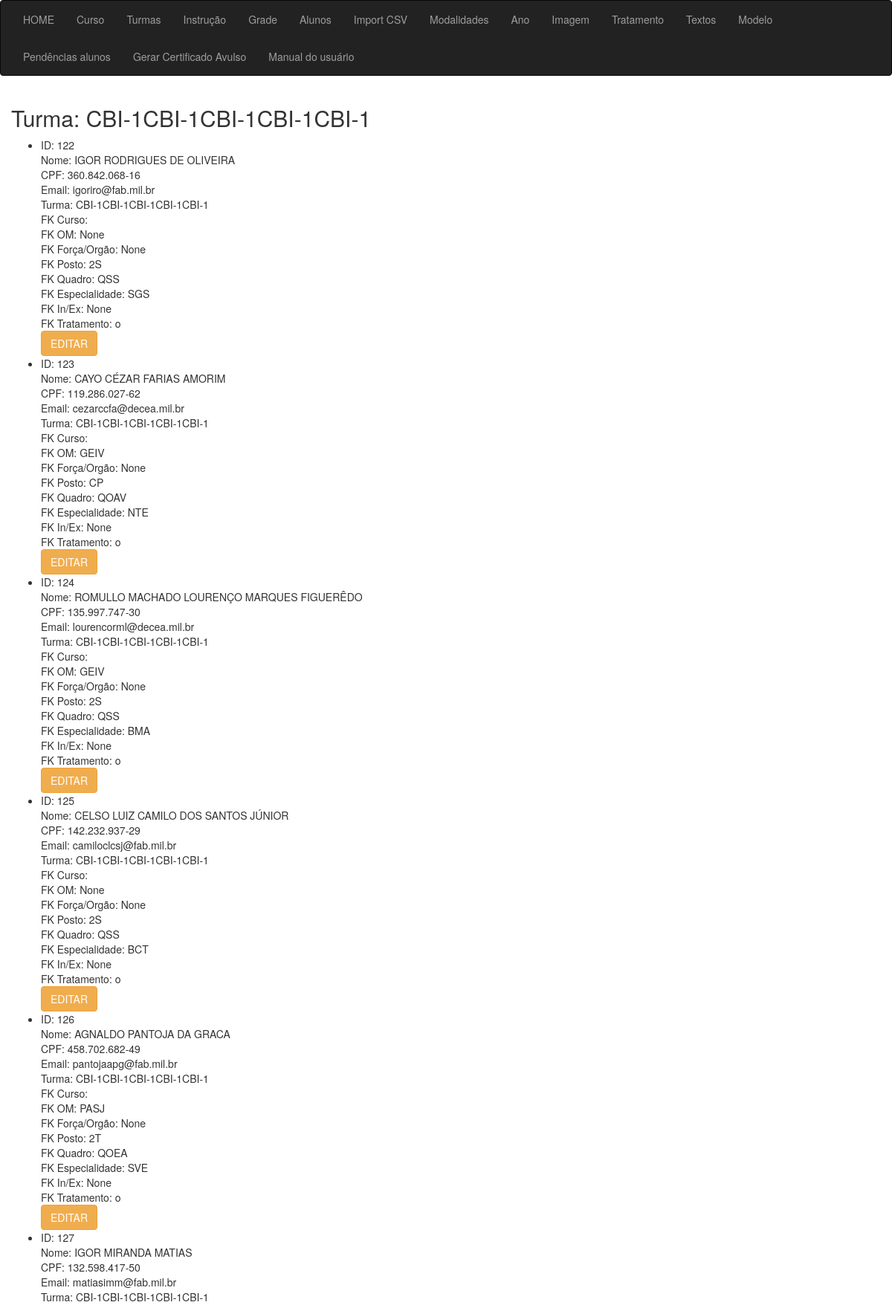
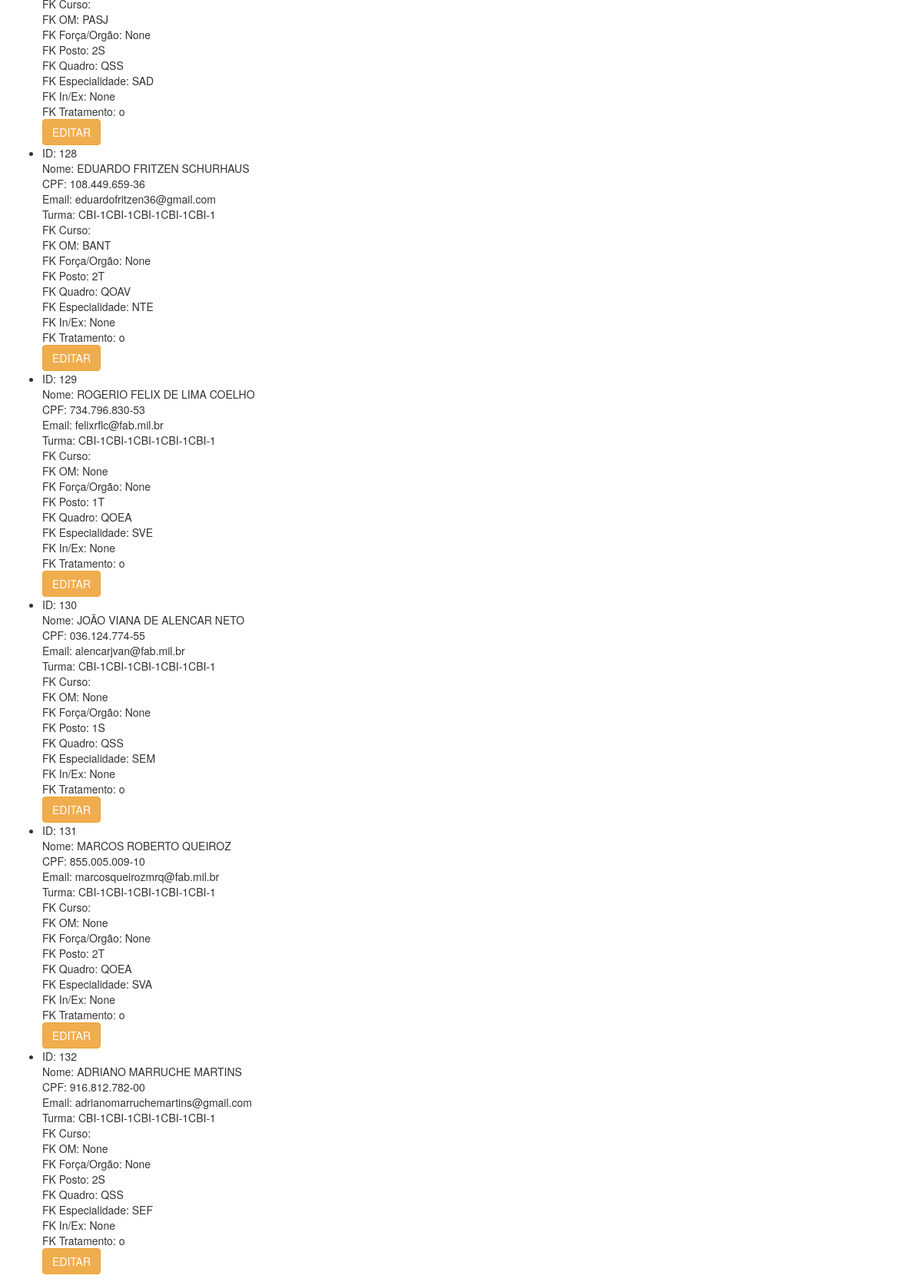
Before: /sgc_certificado_lista/ with the older database file (2 pictures, top to bottom).
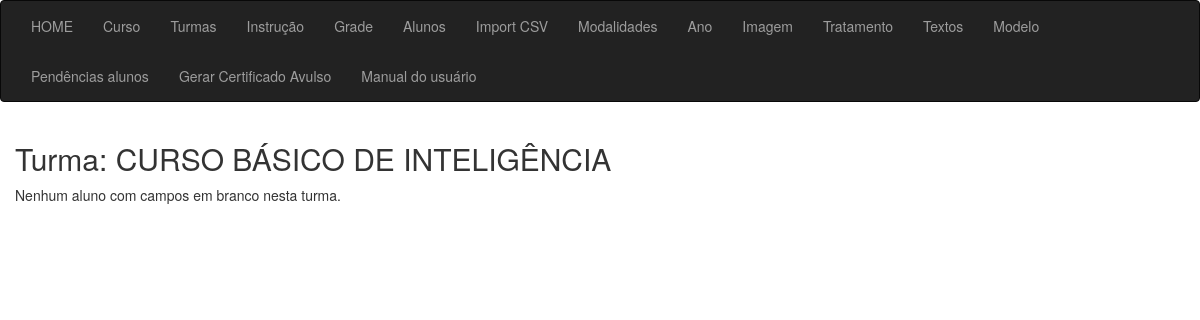
After: the same page with the newer database file.
### app_cert/models.py (models this page shows)
class Turma(models.Model):
    id = models.AutoField(primary_key=True)
    fk_ano_curso = models.ForeignKey(Ano, on_delete=models.CASCADE, verbose_name="FK Ano do Curso")
    fk_curso = models.ForeignKey(Curso, on_delete=models.CASCADE, verbose_name="FK Curso")
    fk_tipo = models.ForeignKey(Tipo, on_delete=models.CASCADE, verbose_name="FK Tipo: EAD - Presencial")
    fk_modelo = models.ForeignKey(Modelo, on_delete=models.CASCADE, verbose_name="FK Modelo: Certificado/Honra/Participação")
    fk_assinaturas_ch = models.ForeignKey(Imagem, on_delete=models.CASCADE, verbose_name="FK Assinaturas CH", related_name='fk_imagem_ch', null=True)
    fk_assinaturas_dpl = models.ForeignKey(Imagem, on_delete=models.CASCADE, verbose_name="FK Chefe de divisão", related_name='fk_imagem_dpl',null=True)
    fk_img_frente = models.ForeignKey(Imagem, on_delete=models.CASCADE, verbose_name="FK Frente", related_name='fk_img_frente',null=True)
    fk_img_fundo = models.ForeignKey(Imagem, on_delete=models.CASCADE, verbose_name="FK Fundo", related_name='fk_img_fundo',null=True)
    turma_sgc = models.CharField(max_length=50, verbose_name="Descrição conforme arquivo da SGC Intraer:")
    turma = models.CharField(max_length=50, verbose_name="Descrição que irá aparecer no certificado:")
    data_turma_interno = models.CharField(max_length=200, verbose_name="Texto data alunos Internos", null=True, blank=True)
    data_turma_externo = models.CharField(max_length=200, verbose_name="Texto data alunos Externos", null=True, blank=True)
    create_at = models.DateTimeField(auto_now_add=True, null=True)
    def __str__(self):
        return str(self.turma)
    class Meta:
        verbose_name = 'Turma'
        verbose_name_plural = 'Turmas'
        ordering = ['create_at']

class Aluno(models.Model):
    id = models.AutoField(primary_key=True)
    fk_status = models.ForeignKey(Status, on_delete=models.PROTECT, verbose_name="FK Status", null=True)
    fk_turma = models.ForeignKey(Turma, on_delete=models.PROTECT, verbose_name="FK Turma", null=True)
    fk_om = models.ForeignKey(Om, on_delete=models.PROTECT, verbose_name="FK OM", null=True)
    fk_forca_orgao = models.ForeignKey(Forca_Orgao, on_delete=models.PROTECT, verbose_name="FK Força/Orgão", null=True)
    fk_posto = models.ForeignKey(Posto, on_delete=models.PROTECT, verbose_name="FK Posto", null=True)
    fk_quadro = models.ForeignKey(Quadro, on_delete=models.PROTECT, verbose_name="FK Quadro", null=True)
    fk_especialidade = models.ForeignKey(Especialidade, on_delete=models.PROTECT, verbose_name="FK Especialidade", null=True)
    fk_in_ex = models.ForeignKey(In_Ex, on_delete=models.CASCADE, verbose_name="FK Tipo do Aluno - Interno/Externo", null=True)
    fk_tratamento = models.ForeignKey(Tratamento, on_delete=models.CASCADE, verbose_name="FK Tratamento", null=True)
    aluno_nome = models.CharField(max_length=100, verbose_name="Nome do Aluno")
    aluno_cpf = models.CharField(max_length=14, verbose_name="CPF", null=True)
    aluno_email = models.CharField(max_length=50, verbose_name="Email do Aluno", null=True)
    aluno_nota = models.CharField(max_length=5, verbose_name="Nota do Aluno", null=True, blank=True)
    codigo_hash = models.CharField(max_length=20,verbose_name="Código de Verificação", null=True, blank=True)
    qrcode = models.CharField(max_length=100,verbose_name="QrCode", null=True, blank=True)
    def __str__(self):
        return f"{self.id} - {self.aluno_nome}"
    class Meta:
        verbose_name = 'Aluno'
        verbose_name_plural = 'Alunos'
        ordering = ['id']

class Posto(models.Model):
    id = models.AutoField(primary_key=True)
    fk_forca_orgao = models.ForeignKey(Forca_Orgao, on_delete=models.CASCADE, verbose_name="FK Força/Orgão Externo")
    hierarquia = models.IntegerField(verbose_name="Hierarquia")
    posto = models.CharField(max_length=10, verbose_name="Posto")
    posto_descricao = models.CharField(max_length=20, verbose_name="Posto Descrição")
    create_at = models.DateTimeField(auto_now_add=True, null=True)
    def __str__(self):
        return self.posto
    class Meta:
        verbose_name = 'Posto'
        verbose_name_plural = 'Postos'
        ordering = ['create_at']

class Quadro(models.Model):
    id = models.AutoField(primary_key=True)
    fk_forca_orgao = models.ForeignKey(Forca_Orgao, on_delete=models.CASCADE, verbose_name="FK Força/Orgão Externo")
    quadro = models.CharField(max_length=10, verbose_name="Quadro")
    quadro_descricao = models.CharField(max_length=20, verbose_name="Quadro Descrição")
    create_at = models.DateTimeField(auto_now_add=True, null=True)
    def __str__(self):
        return self.quadro
    class Meta:
        verbose_name = 'Quadro'
        verbose_name_plural = 'Quadros'
        ordering = ['create_at']

class Especialidade(models.Model):
    id = models.AutoField(primary_key=True)
    fk_forca_orgao = models.ForeignKey(Forca_Orgao, on_delete=models.CASCADE, verbose_name="FK Força/Orgão Externo")
    especialidade = models.CharField(max_length=10, verbose_name="Especialidade")
    especialidade_descricao = models.CharField(max_length=20, verbose_name="Especialidade Descrição")
    create_at = models.DateTimeField(auto_now_add=True, null=True)
    def __str__(self):
        return self.especialidade
    class Meta:
        verbose_name = 'Especialidade'
        verbose_name_plural = 'Especialidades'
        ordering = ['create_at']

class Tratamento(models.Model):
    id = models.AutoField(primary_key=True)
    tratamento = models.CharField(max_length=2, verbose_name="Tratamento", null=True)
    create_at = models.DateTimeField(auto_now_add=True, null=True)
    def __str__(self):
        return self.tratamento
    class Meta:
        verbose_name = 'Tratamento'
        verbose_name_plural = 'Tratamentos'
        ordering = ['create_at']

class Om(models.Model):
    id = models.AutoField(primary_key=True)
    fk_forca_orgao = models.ForeignKey(Forca_Orgao, on_delete=models.CASCADE, verbose_name="FK Força/Orgão Externo", null=True, blank=True)
    om = models.CharField(max_length=30, verbose_name="OM", null=True, blank=True)
    om_descricao = models.CharField(max_length=100, verbose_name="OM Descrição", null=True, blank=True)
    create_at = models.DateTimeField(auto_now_add=True, null=True)
    def __str__(self):
        return str(self.om)
    class Meta:
        verbose_name = 'Força/Orgão'
        verbose_name_plural = 'Forças/Orgãos'
        ordering = ['id']

### app_cert/views/views_certificado.py (the view)
# urls.py: path('sgc_certificado_lista/', sgc_certificado_lista, name="sgc_certificado_lista"),
def sgc_certificado_lista(request):
    todos_alunos = Aluno.objects.order_by('id')
    context = {}
    for aluno in todos_alunos:
        turma = aluno.fk_turma
        if turma not in context:
            context[turma] = []
        campos_vazios = (
            aluno.aluno_nome == '' or
            aluno.aluno_cpf == '' or
            aluno.aluno_email == '' or
            aluno.fk_turma == '' or
            aluno.fk_om is None or
            aluno.fk_forca_orgao is None or
            aluno.fk_posto is None or
            aluno.fk_quadro is None or
            aluno.fk_especialidade is None or
            aluno.fk_in_ex is None or
            aluno.fk_tratamento is None
        )
        if campos_vazios:
            context[turma].append(aluno)
    print(f"Print variável CONTEXT: {context}")
    return render(request, 'certificado/lista.html', {'context': context})

### app_cert/templates/certificado/lista.html (shortened to what this page needs)
{% extends 'sgc_base.html' %}
{% block content %}
<div class="container">
    <div class="row">
        {% for turma, alunos in context.items %}
        <h2>Turma: {{ turma }}</h2>
        {% if alunos %}
            <ul>
            {% for aluno in alunos %}
                <li>
                    ID: {{ aluno.id }}<br>
                    Nome: {{ aluno.aluno_nome }}<br>
                    CPF: {{ aluno.aluno_cpf }}<br>
                    Email: {{ aluno.aluno_email }}<br>
                    Turma: {{ aluno.fk_turma }}<br>
                    FK Curso: {{ aluno.fk_curso }}<br>
                    FK OM: {{ aluno.fk_om }}<br>
                    FK Força/Orgão: {{ aluno.fk_forca_orgao }}<br>
                    FK Posto: {{ aluno.fk_posto }}<br>
                    FK Quadro: {{ aluno.fk_quadro }}<br>
                    FK Especialidade: {{ aluno.fk_especialidade }}<br>
                    FK In/Ex: {{ aluno.fk_in_ex }}<br>
                    FK Tratamento: {{ aluno.fk_tratamento }}<br>
                    <a href="/sgc_aluno_editar/{{ aluno.id }}/" class="btn btn btn-warning">EDITAR</a>
                </li>
            {% endfor %}
            </ul>
        {% else %}
            <p>Nenhum aluno com campos em branco nesta turma.</p>
        {% endif %}
    {% endfor %}
            </div>
        </div>
{% endblock %}

### app_cert/templates/sgc_base.html (shortened to what this page needs)
{% load static %}
<!DOCTYPE html>
<html lang="en">
<head>
    <link rel="stylesheet" href="{% static '/css/bootstrap.min.css' %}">
</head>
<body>
    {% block menu %}
    <div class=”header”>
        <nav class="navbar navbar-inverse">
            <div class="container-fluid">
              <ul class="nav navbar-nav">
              <li class="home"><a href="{% url 'sgc_home' %}">HOME</a></li>
              <li class="home"><a href="{% url 'sgc_curso_lista' %}">       Curso</a></li>
              <li class="home"><a href="{% url 'sgc_turma_lista' %}">       Turmas</a></li>
              <li class="home"><a href="{% url 'sgc_instrucao_lista' %}">       Instrução</a></li>
              <li class="home"><a href="{% url 'sgc_grade_lista' %}">       Grade</a></li>
              <li class="home"><a href="{% url 'sgc_aluno_lista' %}">       Alunos</a></li>
              <li class="home"><a href="{% url 'sgc_import_csv_view' %}">       Import CSV</a></li>
              <li class="home"><a href="{% url 'sgc_tipo_lista' %}">       Modalidades</a></li>
              <li class="home"><a href="{% url 'sgc_ano_lista' %}">       Ano</a></li>
              <li class="home"><a href="{% url 'sgc_imagem_lista' %}">       Imagem</a></li>
              <li class="home"><a href="{% url 'sgc_tratamento_lista' %}">       Tratamento</a></li>
              <li class="home"><a href="{% url 'sgc_texto_lista' %}">       Textos</a></li>
              <li class="home"><a href="{% url 'sgc_modelo_lista' %}">       Modelo</a></li>
              <li class="home"><a href="{% url 'sgc_certificado_lista' %}">       Pendências alunos</a></li>
              <li class="home"><a href="{% url 'sgc_certificado_manual' %}">       Gerar Certificado Avulso</a></li>
              <li class="home"><a href="{% url 'sgc_certificado_manual' %}">       Manual do usuário</a></li>
              </ul>
            </div>
          </nav>
    </div>
  {% endblock %}
	{% block content %}{% endblock %}
</body>
</html>

Changed rows visible on the page:
removed Turma: turma "CBI-1CBI-1CBI-1CBI-1CBI-1"
removed Aluno: id "122", aluno_nome "IGOR RODRIGUES DE OLIVEIRA", aluno_cpf "360.842.068-16", aluno_email "igoriro@fab.mil.br", fk_turma "CBI-1CBI-1CBI-1CBI-1CBI-1", fk_om "None", fk_forca_orgao "None", fk_posto "2S", fk_quadro "QSS", fk_especialidade "SGS", fk_in_ex "None", fk_tratamento "o"
removed Aluno: id "123", aluno_nome "CAYO CÉZAR FARIAS AMORIM", aluno_cpf "119.286.027-62", aluno_email "cezarccfa@decea.mil.br", fk_turma "CBI-1CBI-1CBI-1CBI-1CBI-1", fk_om "GEIV", fk_forca_orgao "None", fk_posto "CP", fk_quadro "QOAV", fk_especialidade "NTE", fk_in_ex "None", fk_tratamento "o"
removed Aluno: id "124", aluno_nome "ROMULLO MACHADO LOURENÇO MARQUES FIGUERÊDO", aluno_cpf "135.997.747-30", aluno_email "lourencorml@decea.mil.br", fk_turma "CBI-1CBI-1CBI-1CBI-1CBI-1", fk_om "GEIV", fk_forca_orgao "None", fk_posto "2S", fk_quadro "QSS", fk_especialidade "BMA", fk_in_ex "None", fk_tratamento "o"
removed Aluno: id "125", aluno_nome "CELSO LUIZ CAMILO DOS SANTOS JÚNIOR", aluno_cpf "142.232.937-29", aluno_email "camiloclcsj@fab.mil.br", fk_turma "CBI-1CBI-1CBI-1CBI-1CBI-1", fk_om "None", fk_forca_orgao "None", fk_posto "2S", fk_quadro "QSS", fk_especialidade "BCT", fk_in_ex "None", fk_tratamento "o"
removed Aluno: id "126", aluno_nome "AGNALDO PANTOJA DA GRACA", aluno_cpf "458.702.682-49", aluno_email "pantojaapg@fab.mil.br", fk_turma "CBI-1CBI-1CBI-1CBI-1CBI-1", fk_om "PASJ", fk_forca_orgao "None", fk_posto "2T", fk_quadro "QOEA", fk_especialidade "SVE", fk_in_ex "None", fk_tratamento "o"
removed Aluno: id "127", aluno_nome "IGOR MIRANDA MATIAS", aluno_cpf "132.598.417-50", aluno_email "matiasimm@fab.mil.br", fk_turma "CBI-1CBI-1CBI-1CBI-1CBI-1", fk_om "PASJ", fk_forca_orgao "None", fk_posto "2S", fk_quadro "QSS", fk_especialidade "SAD", fk_in_ex "None", fk_tratamento "o"
removed Aluno: id "128", aluno_nome "EDUARDO FRITZEN SCHURHAUS", aluno_cpf "108.449.659-36", aluno_email "eduardofritzen36@gmail.com", fk_turma "CBI-1CBI-1CBI-1CBI-1CBI-1", fk_om "BANT", fk_forca_orgao "None", fk_posto "2T", fk_quadro "QOAV", fk_especialidade "NTE", fk_in_ex "None", fk_tratamento "o"
removed Aluno: id "129", aluno_nome "ROGERIO FELIX DE LIMA COELHO", aluno_cpf "734.796.830-53", aluno_email "felixrflc@fab.mil.br", fk_turma "CBI-1CBI-1CBI-1CBI-1CBI-1", fk_om "None", fk_forca_orgao "None", fk_posto "1T", fk_quadro "QOEA", fk_especialidade "SVE", fk_in_ex "None", fk_tratamento "o"
removed Aluno: id "130", aluno_nome "JOÃO VIANA DE ALENCAR NETO", aluno_cpf "036.124.774-55", aluno_email "alencarjvan@fab.mil.br", fk_turma "CBI-1CBI-1CBI-1CBI-1CBI-1", fk_om "None", fk_forca_orgao "None", fk_posto "1S", fk_quadro "QSS", fk_especialidade "SEM", fk_in_ex "None", fk_tratamento "o"
removed Aluno: id "131", aluno_nome "MARCOS ROBERTO QUEIROZ", aluno_cpf "855.005.009-10", aluno_email "marcosqueirozmrq@fab.mil.br", fk_turma "CBI-1CBI-1CBI-1CBI-1CBI-1", fk_om "None", fk_forca_orgao "None", fk_posto "2T", fk_quadro "QOEA", fk_especialidade "SVA", fk_in_ex "None", fk_tratamento "o"
removed Aluno: id "132", aluno_nome "ADRIANO MARRUCHE MARTINS", aluno_cpf "916.812.782-00", aluno_email "adrianomarruchemartins@gmail.com", fk_turma "CBI-1CBI-1CBI-1CBI-1CBI-1", fk_om "None", fk_forca_orgao "None", fk_posto "2S", fk_quadro "QSS", fk_especialidade "SEF", fk_in_ex "None", fk_tratamento "o"
added Turma: turma "CURSO BÁSICO DE INTELIGÊNCIA", shows "Nenhum aluno com campos em branco nesta turma."
